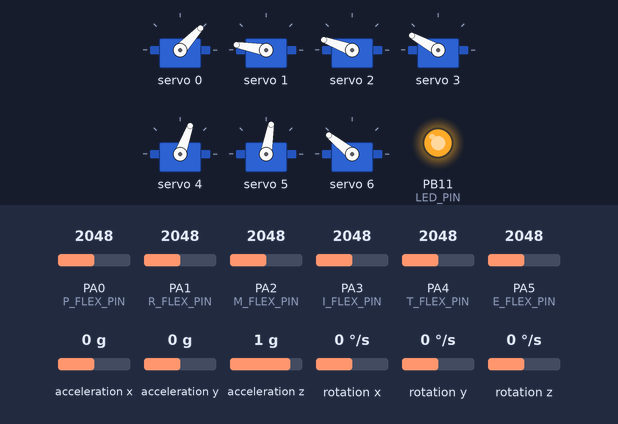
A sketch run on a simulated STM32 Blue Pill. Shown: 7 × servo, output pins drawn as LEDs (lit = HIGH). The inputs (shaded band) are chosen by the test bench; at power-on: rotation z 0 °/s, PA0 (P_FLEX_PIN) = 2048, PA3 (I_FLEX_PIN) = 2048, PA1 (R_FLEX_PIN) = 2048, PA2 (M_FLEX_PIN) = 2048, PA5 (E_FLEX_PIN) = 2048, PA4 (T_FLEX_PIN) = 2048, acceleration x 0 g, acceleration y 0 g, acceleration z 1 g, rotation x 0 °/s, rotation y 0 °/s. The sensor or clock chip raises its interrupt line as the real part does; what the sketch prints to the serial monitor is not drawn.

Above: at 15.4 s.
15.5 s: rotation z set to -192 °/s
At 16.3 s:
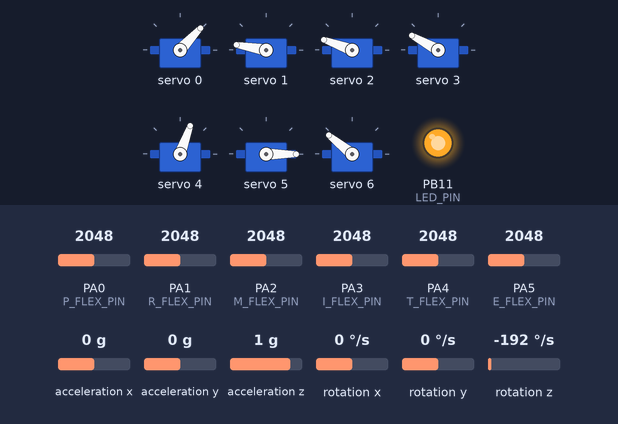
18.5 s: PA0 (P_FLEX_PIN) set to 2866
At 20.0 s:
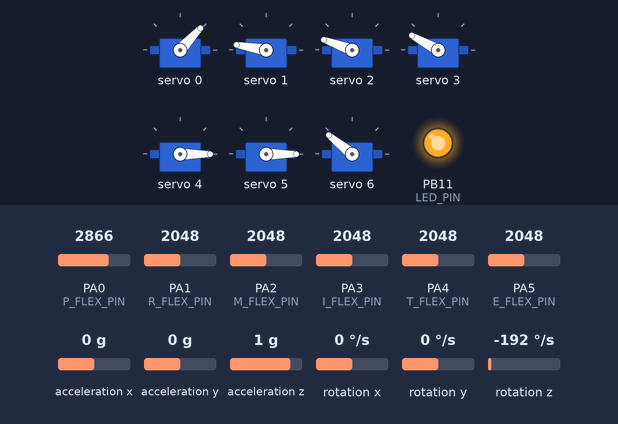
21.5 s: PA3 (I_FLEX_PIN) set to 2866
At 23.8 s:
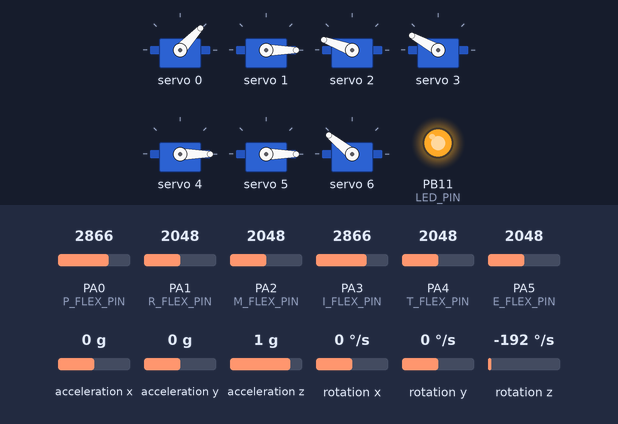
24.5 s: PA1 (R_FLEX_PIN) set to 2866
At 25.7 s:
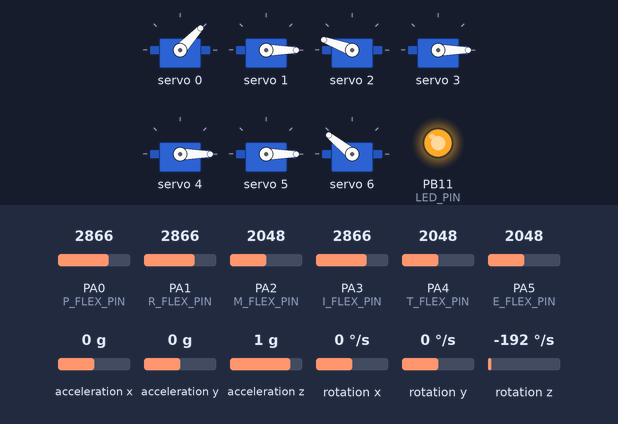
27.5 s: PA2 (M_FLEX_PIN) set to 2121
At 29.4 s:
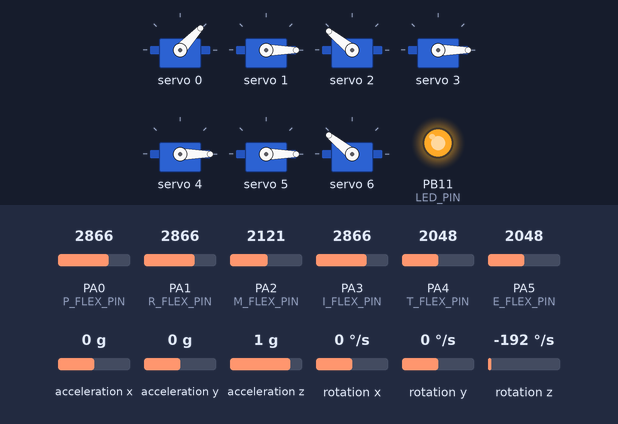
30.5 s: PA5 (E_FLEX_PIN) set to 2088
At 31.67 s:
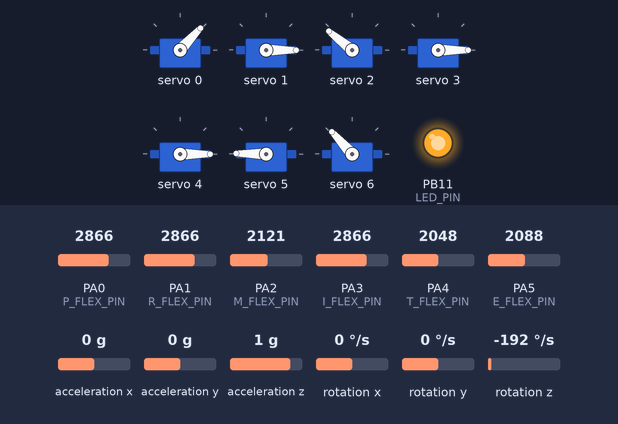
Timing chart, 0 to 81.0 s (numbered marks = the images above; inputs shaded):
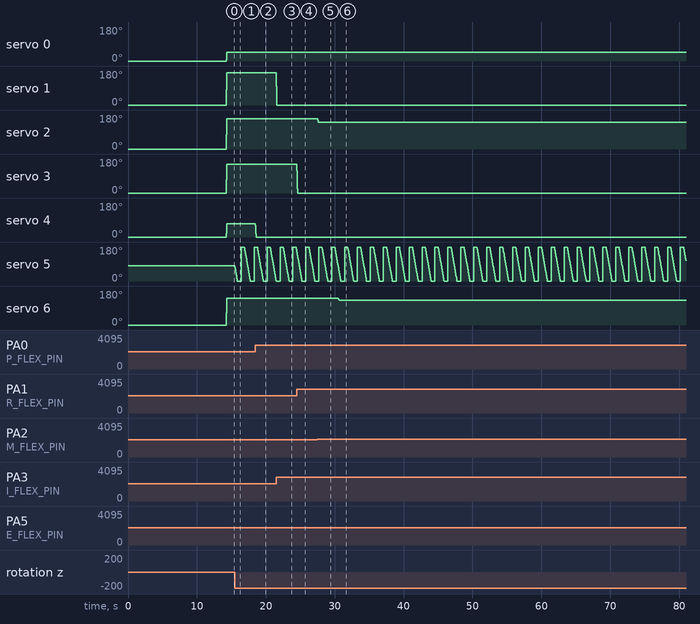

Measured:
- the behaviour switches between 2061 and 2062 on PA2 (M_FLEX_PIN) (found by bisection; images 4 and 5)
- the behaviour switches between 2048 and 2049 on PA5 (E_FLEX_PIN) (found by bisection; images 5 and 6)
- after the input at 15.5 s, servo 5: ramps from 179° to 0° and jumps back, once every 1.9 s
- after the input at 18.5 s, servo 4: 70° → 0° at once
- after the input at 21.5 s, servo 1: 170° → 0° at once
- after the input at 24.5 s, servo 3: 151° → 0° at once
- after the input at 27.5 s, servo 2: 160° → 141° at once
- after the input at 30.5 s, servo 6: 141° → 132° at once

The sketch:

eternity_gauntlet.ino
```cpp
// Arduino sketch that returns calibration offsets for MPU6050 //   Version 1.1  (31th January 2014)
// Done by Luis Ródenas <luisrodenaslorda@gmail.com>
// Based on the I2Cdev library and previous work by Jeff Rowberg <jeff@rowberg.net>
// Updates (of the library) should (hopefully) always be available at https://github.com/jrowberg/i2cdevlib

// These offsets were meant to calibrate MPU6050's internal DMP, but can be also useful for reading sensors.
// The effect of temperature has not been taken into account so I can't promise that it will work if you
// calibrate indoors and then use it outdoors. Best is to calibrate and use at the same room temperature.
#include "I2Cdev.h"
#include "MPU6050_6Axis_MotionApps20.h"

// PWM library
#include <Adafruit_PWMServoDriver.h>
// called this way, it uses the default address 0x40
Adafruit_PWMServoDriver pwm = Adafruit_PWMServoDriver();

// Initialize flex sensor pin for reading
const int T_FLEX_PIN = PA4; // Pin connected to voltage divider output
const int I_FLEX_PIN = PA3; // Pin connected to voltage divider output
const int M_FLEX_PIN = PA2; // Pin connected to voltage divider output
const int R_FLEX_PIN = PA1; // Pin connected to voltage divider output
const int P_FLEX_PIN = PA0; // Pin connected to voltage divider output
const int E_FLEX_PIN = PA5; // Pin connected to voltage divider output
const int LED_PIN = PB11;

// Define constants used in voltage divider equation
const float VCC = 5;
const float LONG_R_DIV = 25000.0;
const float SHORT_R_DIV = 60500.0;

// Set Up min and max pulse lengths for each servo
// Thumb
#define SERVOT_MIN  90 // this is the 'minimum' pulse length count (out of 4096)
#define SERVOT_MAX  500 // this is the 'maximum' pulse length count (out of 4096)

// Index
#define SERVOI_MIN  95 // this is the 'minimum' pulse length count (out of 4096)
#define SERVOI_MAX  530 // this is the 'maximum' pulse length count (out of 4096)

// Middle
#define SERVOM_MIN  103 // this is the 'minimum' pulse length count (out of 4096)
#define SERVOM_MAX  507 // this is the 'maximum' pulse length count (out of 4096)

// Ring
#define SERVOR_MIN  85// this is the 'minimum' pulse length count (out of 4096)
#define SERVOR_MAX  486// this is the 'maximum' pulse length count (out of 4096)

// Pinky
#define SERVOP_MIN  105 // this is the 'minimum' pulse length count (out of 4096)
#define SERVOP_MAX  440 // this is the 'maximum' pulse length count (out of 4096)

// Gyro
#define SERVOG_MIN  70 // this is the 'minimum' pulse length count (out of 4096)
#define SERVOG_MAX  490 // this is the 'maximum' pulse length count (out of 4096)

// Elbow
#define SERVOE_MIN  120 // this is the 'minimum' pulse length count (out of 4096)
#define SERVOE_MAX  450 // this is the 'maximum' pulse length count (out of 4096)

// Array of samples used for averaging
#define SAMPLES 10 // Number of samples used for avergaing
uint16_t samples1[SAMPLES];
uint16_t samples2[SAMPLES];
uint16_t samples3[SAMPLES];
uint16_t samples4[SAMPLES];
uint16_t samples5[SAMPLES];
uint16_t samples6[SAMPLES];

// Initialize straight and bent resistances for flex sensors
const float SHORT_STRAIGHT_RESISTANCE = 26250.0;
const float SHORT_BEND_RESISTANCE = 100000.0;
const float LONG_STRAIGHT_RESISTANCE = 10500.0;
const float LONG_BEND_RESISTANCE = 27000.0;

#if I2CDEV_IMPLEMENTATION == I2CDEV_ARDUINO_WIRE
#include "Wire.h"
#endif

bool blinkState = false;

// MPU control/status vars
bool dmpReady = false;  // set true if DMP init was successful
uint8_t mpuIntStatus;   // holds actual interrupt status byte from MPU
uint8_t devStatus;      // return status after each device operation (0 = success, !0 = error)
uint16_t packetSize;    // expected DMP packet size (default is 42 bytes)
uint16_t fifoCount;     // count of all bytes currently in FIFO
uint8_t fifoBuffer[64]; // FIFO storage buffer

// orientation/motion vars
Quaternion q;           // [w, x, y, z]         quaternion container
VectorInt16 aa;         // [x, y, z]            accel sensor measurements
VectorInt16 aaReal;     // [x, y, z]            gravity-free accel sensor measurements
VectorInt16 aaWorld;    // [x, y, z]            world-frame accel sensor measurements
VectorFloat gravity;    // [x, y, z]            gravity vector
float euler[3];         // [psi, theta, phi]    Euler angle container
float ypr[3];           // [yaw, pitch, roll]   yaw/pitch/roll container and gravity vector

// packet structure for InvenSense teapot demo
uint8_t teapotPacket[14] = { '$', 0x02, 0, 0, 0, 0, 0, 0, 0, 0, 0x00, 0x00, '\r', '\n' };

int isCalibrated = 0;
bool runOnce = false;

// ================================================================
// ===               INTERRUPT DETECTION ROUTINE                ===
// ================================================================

volatile bool mpuInterrupt = false;     // indicates whether MPU interrupt pin has gone high
void dmpDataReady() {
  mpuInterrupt = true;
}

///////////////////////////////   OFFSET CONFIGURATION   /////////////////////////////
//Change this 3 variables if you want to fine tune the skecth to your needs.
int buffersize = 500;     //Amount of readings used to average, make it higher to get more precision but sketch will be slower  (default:1000)
int acel_deadzone = 16;     //Acelerometer error allowed, make it lower to get more precision, but sketch may not converge  (default:8)
int giro_deadzone = 2;     //Giro error allowed, make it lower to get more precision, but sketch may not converge  (default:1)

// default I2C address is 0x68
// specific I2C addresses may be passed as a parameter here
MPU6050 mpu(0x68);

int16_t ax, ay, az,gx, gy, gz;

int16_t mean_ax,mean_ay,mean_az,mean_gx,mean_gy,mean_gz,state=0;
int16_t ax_offset,ay_offset,az_offset,gx_offset,gy_offset,gz_offset;


// ================================================================
// ===                      INITIAL SETUP                       ===
// ================================================================

void setup() {
  // join I2C bus (I2Cdev library doesn't do this automatically)
  #if I2CDEV_IMPLEMENTATION == I2CDEV_ARDUINO_WIRE
    Wire.begin();
    //TWBR = 24; // 400kHz I2C clock (200kHz if CPU is 8MHz)
  #elif I2CDEV_IMPLEMENTATION == I2CDEV_BUILTIN_FASTWIRE
    Fastwire::setup(400, true);
  #endif

  Serial.begin( 115200 );

  // Initialize the MPU6050
  mpu.initialize();
  devStatus = mpu.dmpInitialize();

  if (devStatus == 0) {

    mpu.setDMPEnabled(true);

    attachInterrupt(0, dmpDataReady, RISING);
    mpuIntStatus = mpu.getIntStatus();

    dmpReady = true;

    packetSize = mpu.dmpGetFIFOPacketSize();
  }

  // Runs this segment once when calibrating gyros and hard resetting
  if(!runOnce) {
    runOnce = true;
    // start message
    Serial.println("\nMPU6050 Calibration Sketch");
    delay(1000);
    // verify connection
    Serial.println(mpu.testConnection() ? "MPU6050 connection successful" : "MPU6050 connection failed");
    resetGyroSensors();
  }

  // Initialize samples array
  for(int i = 0; i < SAMPLES; i++){
    samples1[i] = 0;
    samples2[i] = 0;
    samples3[i] = 0;
    samples4[i] = 0;
    samples5[i] = 0;
    samples6[i] = 0;
  }

  // Set up flex sensors and LED
  pinMode(T_FLEX_PIN, INPUT);
  pinMode(I_FLEX_PIN, INPUT);
  pinMode(M_FLEX_PIN, INPUT);
  pinMode(R_FLEX_PIN, INPUT);
  pinMode(P_FLEX_PIN, INPUT);
  pinMode(E_FLEX_PIN, INPUT);
  pinMode(LED_PIN,OUTPUT);

  // PWM Code:
  pwm.begin();
  pwm.setPWMFreq(50);  // Analog servos run at ~50 Hz updates

  delay(10);

  // Turn on LED to signal that calibration has completed without serial monitor
  digitalWrite(LED_PIN,HIGH);
}

// Gyroscope calibration method
void startCalibration() {
  if (state==0){
    Serial.println("\nReading sensors for first time...");
    meansensors();
    state++;
    delay(1000);
  }

  if (state==1) {
    Serial.println("\nCalculating offsets...");
    calibration();
    state++;
    delay(1000);
  }

  if (state==2) {
    meansensors();
    Serial.println("\nFINISHED!");
    Serial.print("\nSensor readings with offsets:\t");
    Serial.print(mean_ax);
    Serial.print("\t");
    Serial.print(mean_ay);
    Serial.print("\t");
    Serial.print(mean_az);
    Serial.print("\t");
    Serial.print(mean_gx);
    Serial.print("\t");
    Serial.print(mean_gy);
    Serial.print("\t");
    Serial.println(mean_gz);
    Serial.print("Your offsets:\t");
    Serial.print(ax_offset);
    Serial.print("\t");
    Serial.print(ay_offset);
    Serial.print("\t");
    Serial.print(az_offset);
    Serial.print("\t");
    Serial.print(gx_offset);
    Serial.print("\t");
    Serial.print(gy_offset);
    Serial.print("\t");
    Serial.println(gz_offset);
    Serial.println("\nData is printed as: acelX acelY acelZ giroX giroY giroZ");
    Serial.println("Check that your sensor readings are close to 0 0 16384 0 0 0");
    Serial.println("If calibration was succesful write down your offsets so you can set them in your projects using something similar to mpu.setXAccelOffset(youroffset)");
  }
}

// Sets value of ypr array based on MPU6050 readings
void getypr() {
  if (!dmpReady) return;

  mpuInterrupt = false;
  mpuIntStatus = mpu.getIntStatus();

  // get current FIFO count
  fifoCount = mpu.getFIFOCount();

  // check for overflow (this should never happen unless our code is too inefficient)
  if ((mpuIntStatus & 0x10) || fifoCount == 1024) {
    // reset so we can continue cleanly
    mpu.resetFIFO();

  } else if (mpuIntStatus & 0x02) {
    // wait for correct available data length, should be a VERY short wait
    while (fifoCount < packetSize) fifoCount = mpu.getFIFOCount();

    // read a packet from FIFO
    mpu.getFIFOBytes(fifoBuffer, packetSize);

    // track FIFO count here in case there is > 1 packet available
    // (this lets us immediately read more without waiting for an interrupt)
    fifoCount -= packetSize;

    mpu.dmpGetQuaternion(&q, fifoBuffer);
    mpu.dmpGetGravity(&gravity, &q);
    mpu.dmpGetYawPitchRoll(ypr, &q, &gravity);

    blinkState = !blinkState;
  }
}


void loop() {

  // Sets offsets calculated from calibration
  if( isCalibrated == 0 ) {
    setOffsets();
    isCalibrated = 1;
  }

  // Converting yaw, pitch, roll from radians to degrees
  getypr();
  float yaw = ypr[0] * 180/M_PI;
  float pitch = ypr[1] * 180/M_PI;
  float roll = ypr[2] * 180/M_PI;

  // Read value from pin
  uint16_t thumbFlexADC = analogRead(T_FLEX_PIN);
  uint16_t indexFlexADC = analogRead(I_FLEX_PIN);
  uint16_t middleFlexADC = analogRead(M_FLEX_PIN);
  uint16_t ringFlexADC = analogRead(R_FLEX_PIN);
  uint16_t pinkyFlexADC = analogRead(P_FLEX_PIN);
  uint16_t elbowFlexADC = analogRead(E_FLEX_PIN);

  // Calculate voltage
  float thumbFlexV = thumbFlexADC * VCC / 4096.0;
  float indexFlexV = indexFlexADC * VCC / 4096.0;
  float middleFlexV = middleFlexADC * VCC / 4096.0;
  float ringFlexV = ringFlexADC * VCC / 4096.0;
  float pinkyFlexV = pinkyFlexADC * VCC / 4096.0;
  float elbowFlexV = elbowFlexADC * VCC / 4096.0;

  // Calculate resitance
  float thumbFlexR = SHORT_R_DIV * (VCC / thumbFlexV - 1.0);
  float indexFlexR = LONG_R_DIV * (VCC / indexFlexV - 1.0);
  float middleFlexR = LONG_R_DIV * (VCC / middleFlexV - 1.0);
  float ringFlexR = LONG_R_DIV * (VCC / ringFlexV - 1.0);
  float pinkyFlexR = SHORT_R_DIV * (VCC / pinkyFlexV - 1.0);
  float elbowFlexR = LONG_R_DIV * (VCC / elbowFlexV - 1.0);

  // Convert resistance to pulse length
  // Middle and Ring finger are LONG sensors
  // Everything else is a SHORT sensor
  // SHORT_STRAIGHT_RESISTANCE = 26250.0 and SHORT_BEND_RESISTANCE = 100000.0;
  float thumbPulseLen = constrain(map(thumbFlexR, SHORT_BEND_RESISTANCE, SHORT_STRAIGHT_RESISTANCE, SERVOT_MIN, SERVOT_MAX)*0.70, SERVOT_MIN, SERVOT_MAX);
  float indexPulseLen = constrain(map(indexFlexR, LONG_STRAIGHT_RESISTANCE, LONG_BEND_RESISTANCE, SERVOI_MIN, SERVOI_MAX), SERVOI_MIN, SERVOI_MAX);
  float middlePulseLen = constrain(map(middleFlexR, LONG_STRAIGHT_RESISTANCE, LONG_BEND_RESISTANCE, SERVOM_MIN, SERVOM_MAX), SERVOM_MIN, SERVOM_MAX);
  float ringPulseLen = constrain(map(ringFlexR, LONG_STRAIGHT_RESISTANCE, LONG_BEND_RESISTANCE, SERVOR_MIN, SERVOR_MAX), SERVOR_MIN, SERVOR_MAX);
  float pinkyPulseLen = constrain(map(pinkyFlexR, SHORT_STRAIGHT_RESISTANCE, SHORT_BEND_RESISTANCE, SERVOP_MIN, SERVOP_MAX), SERVOP_MIN, SERVOP_MAX);
  float elbowPulseLen = constrain(map(elbowFlexR, LONG_STRAIGHT_RESISTANCE, LONG_BEND_RESISTANCE, SERVOE_MIN, SERVOE_MAX), SERVOE_MIN, SERVOE_MAX);

  // Shift array left and set last element in array
  for(int i = 0; i < SAMPLES - 1; i++){
    samples1[i] = samples1[i+1];
    samples2[i] = samples2[i+1];
    samples3[i] = samples3[i+1];
    samples4[i] = samples4[i+1];
    samples5[i] = samples5[i+1];
    samples6[i] = samples6[i+1];
  }
  samples1[SAMPLES-1] = thumbPulseLen;
  samples2[SAMPLES-1] = indexPulseLen;
  samples3[SAMPLES-1] = middlePulseLen;
  samples4[SAMPLES-1] = ringPulseLen;
  samples5[SAMPLES-1] = pinkyPulseLen;
  samples6[SAMPLES-1] = elbowPulseLen;

  // Find average of samples
  uint16_t avg1 = 0;
  uint16_t avg2 = 0;
  uint16_t avg3 = 0;
  uint16_t avg4 = 0;
  uint16_t avg5 = 0;
  uint16_t avg6 = 0;
  for(int i = 0; i < SAMPLES; i++){
    avg1 += (samples1[i]/SAMPLES);
    avg2 += (samples2[i]/SAMPLES);
    avg3 += (samples3[i]/SAMPLES);
    avg4 += (samples4[i]/SAMPLES);
    avg5 += (samples5[i]/SAMPLES);
    avg6 += (samples6[i]/SAMPLES);
  }

  // Set the big servo based on pitch
  float gyroPulseLen = constrain(map(yaw, 90.0, -90.0, SERVOG_MIN, SERVOG_MAX), SERVOG_MIN, SERVOG_MAX);

  // Set the finger servos
  pwm.setPWM(0, 0, avg1);
  pwm.setPWM(1, 0, avg2);
  pwm.setPWM(2, 0, avg3);
  pwm.setPWM(3, 0, avg4);
  pwm.setPWM(4, 0, avg5);
  pwm.setPWM(5, 0, gyroPulseLen);
  pwm.setPWM(6, 0, avg6); // DOUBLE CHECK CONNECTIONS!!! (port 5 is used for gyro servo)
}

//////////////////////////////  OFFSET FUNCTIONS  ////////////////////////////////////
void meansensors(){
  long i=0,buff_ax=0,buff_ay=0,buff_az=0,buff_gx=0,buff_gy=0,buff_gz=0;

  while (i<(buffersize+101)){
    // read raw accel/gyro measurements from device
    mpu.getMotion6(&ax, &ay, &az, &gx, &gy, &gz);

    if (i>100 && i<=(buffersize+100)){ //First 100 measures are discarded
      buff_ax=buff_ax+ax;
      buff_ay=buff_ay+ay;
      buff_az=buff_az+az;
      buff_gx=buff_gx+gx;
      buff_gy=buff_gy+gy;
      buff_gz=buff_gz+gz;
    }
    if (i==(buffersize+100)){
      mean_ax=buff_ax/buffersize;
      mean_ay=buff_ay/buffersize;
      mean_az=buff_az/buffersize;
      mean_gx=buff_gx/buffersize;
      mean_gy=buff_gy/buffersize;
      mean_gz=buff_gz/buffersize;
    }
    i++;
    delay(2); //Needed so we don't get repeated measures
  }
}

void calibration(){
  ax_offset=-mean_ax/8;
  ay_offset=-mean_ay/8;
  az_offset=(16384-mean_az)/8;

  gx_offset=-mean_gx/4;
  gy_offset=-mean_gy/4;
  gz_offset=-mean_gz/4;
  while (1){
    int ready=0;
    mpu.setXAccelOffset(ax_offset);
    mpu.setYAccelOffset(ay_offset);
    mpu.setZAccelOffset(az_offset);

    mpu.setXGyroOffset(gx_offset);
    mpu.setYGyroOffset(gy_offset);
    mpu.setZGyroOffset(gz_offset);

    meansensors();
    Serial.println("...");

    if (abs(mean_ax)<=acel_deadzone) ready++;
    else ax_offset=ax_offset-mean_ax/acel_deadzone;

    if (abs(mean_ay)<=acel_deadzone) ready++;
    else ay_offset=ay_offset-mean_ay/acel_deadzone;

    if (abs(16384-mean_az)<=acel_deadzone) ready++;
    else az_offset=az_offset+(16384-mean_az)/acel_deadzone;

    if (abs(mean_gx)<=giro_deadzone) ready++;
    else gx_offset=gx_offset-mean_gx/(giro_deadzone+1);

    if (abs(mean_gy)<=giro_deadzone) ready++;
    else gy_offset=gy_offset-mean_gy/(giro_deadzone+1);

    if (abs(mean_gz)<=giro_deadzone) ready++;
    else gz_offset=gz_offset-mean_gz/(giro_deadzone+1);

    if (ready==6) break;
  }
}

void resetGyroSensors() {
  startCalibration();
  Serial.println( "RESETTING GYRO" );
  mpu.reset();
  delay( 100 );
  setup();
}

void setOffsets() {
  Serial.println( "SETTING OFFSETS" );
  mpu.setXAccelOffset( ax_offset );
  mpu.setYAccelOffset( ay_offset );
  mpu.setZAccelOffset( az_offset );
  mpu.setXGyroOffset( gx_offset );
  mpu.setYGyroOffset( gy_offset );
  mpu.setZGyroOffset( gz_offset );
}
```
